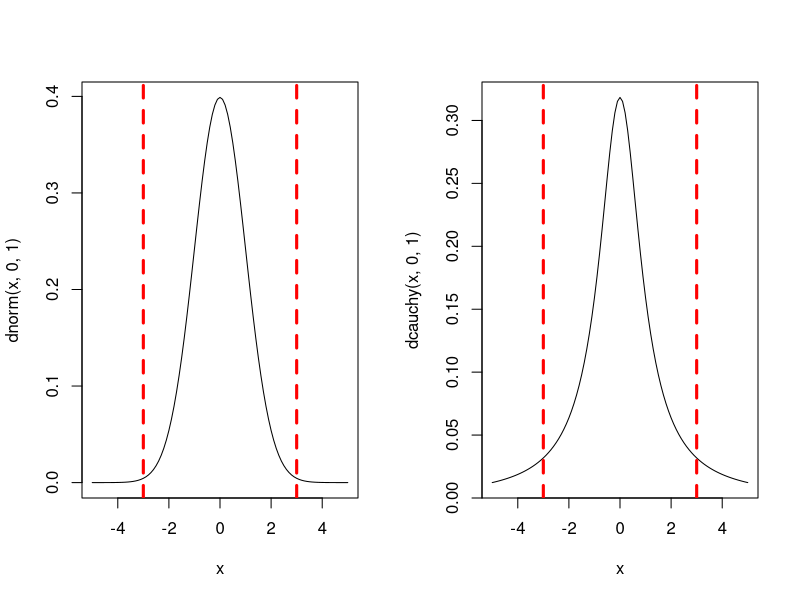
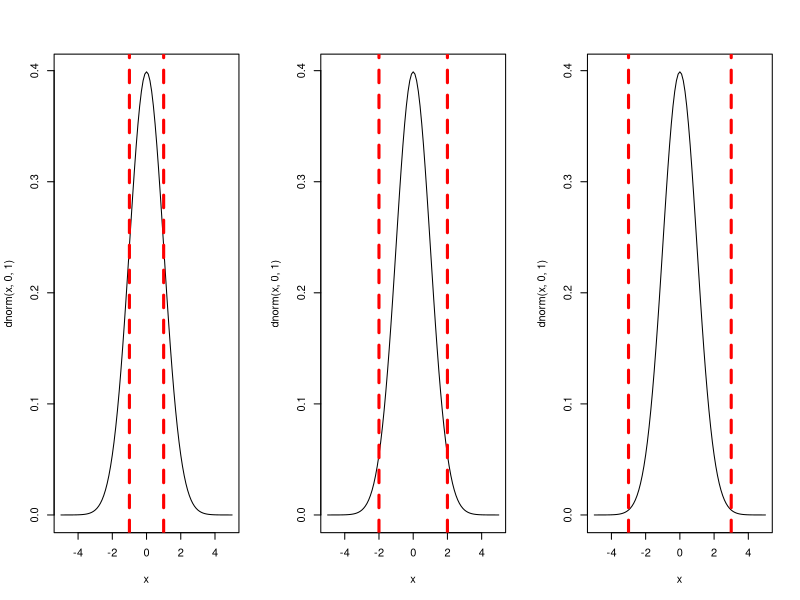

Generate these figures, in order, with R: (Note: this script raises an error after producing the figures.)
#2-------------

#Do Domu - dla innego rozkładu niż normalny oraz dla couchyego -3, 3
par(mfrow=c(1,2))

curve(dnorm(x,0,1), xlim=c(-5,5))
abline(v = -3, col="red", lwd=3, lty=2)
abline(v = 3, col="red", lwd=3, lty=2)

curve(dcauchy(x,0,1), xlim=c(-5,5))
abline(v = -3, col="red", lwd=3, lty=2)
abline(v = 3, col="red", lwd=3, lty=2)

#5-Cudowne-Chwile-----------
par(mfrow=c(1,3))

curve(dnorm(x,0,1), xlim=c(-5,5))
abline(v = -1, col="red", lwd=3, lty=2)
abline(v = 1, col="red", lwd=3, lty=2)

curve(dnorm(x,0,1), xlim=c(-5,5))
abline(v = -2, col="red", lwd=3, lty=2)
abline(v = 2, col="red", lwd=3, lty=2)

curve(dnorm(x,0,1), xlim=c(-5,5))
abline(v = -3, col="red", lwd=3, lty=2)
abline(v = 3, col="red", lwd=3, lty=2)

par(mfrow=c(1,1))

s = 1
m = 0
n = 10000
x <- seq(-4, 4, length=n)*s+m
hist(hx, xlab="x value",
     ylab="Density", main="Normal Standard Distributions on 10k generated elements")
hx <- rnorm(x,m,s)

#obliczona
sum(hx<1 & hx>-1)/n
#prawdziwa
pnorm(1)-pnorm(-1)

#obliczona
sum(hx<2 & hx>-2)/n
#prawdziwa
pnorm(2)-pnorm(-2)

#obliczona
sum(hx<3 & hx>-3)/n
#prawdziwa
pnorm(3)-pnorm(-3)
